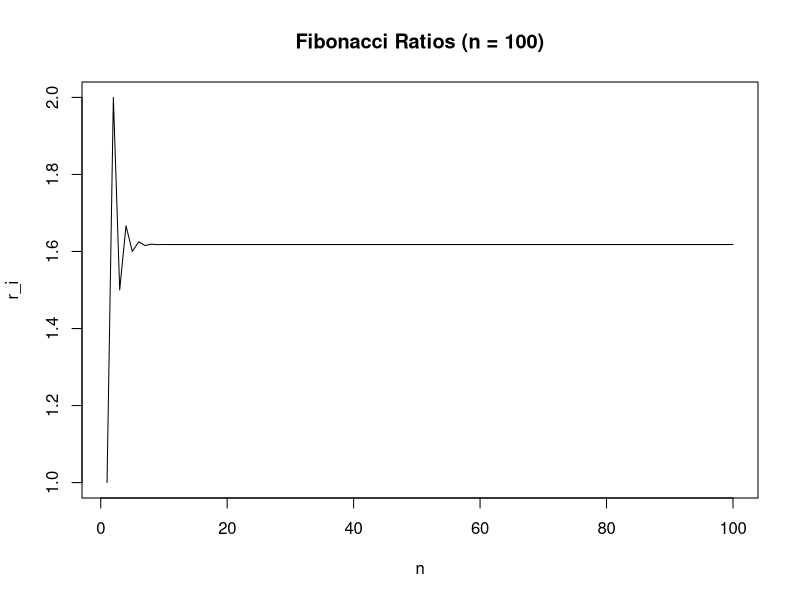
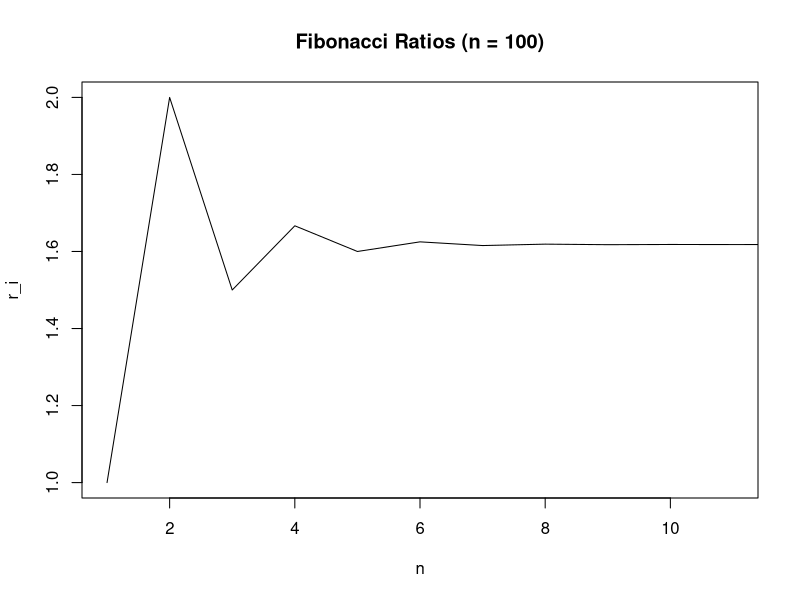

Write R code to recreate these figures, in order.
## ---- chunk 1
knitr::opts_chunk$set(echo = TRUE)
## ---- chunk 2
for_impl_fib_ratio <- function(n) {
  if (!is.integer(n) || n < 2) {
    stop("n must be a positive integer greater than or equal to 2")
  }
  
  fib <- numeric(n + 1)
  fib[1:2] <- 1
  
  for (i in 3:(n + 1)) {
    fib[i] <- fib[i - 1] + fib[i - 2]
  }
  
  r <- numeric(n)
  for (i in 1:n) {
    r[i] <- fib[i + 1] / fib[i]
  }
  
  return(r)
}

print(for_impl_fib_ratio(4L))
## ---- chunk 3
while_impl_fib_ratio <- function(n) {
  if (!is.integer(n) || n < 2) {
    stop("n must be a positive integer greater than or equal to 2")
  }
  
  fib <- numeric(n + 1)
  fib[1:2] <- 1
  
  if (n == 2) {
    return(fib[2] / fib[1]) 
  }
  
  i <- 3
  while(i <= (n + 1)) {
    fib[i] <- fib[i - 1] + fib[i - 2]
    i <- i + 1
  }
  
  r <- numeric(n)
  
  i <- 1
  while(i <= n) {
    r[i] <- fib[i + 1] / fib[i]
    i <- i + 1
  }
  
  return(r)
}

print(for_impl_fib_ratio(4L))
## ---- chunk 4
library(microbenchmark)

benchmark_200 <- microbenchmark(
  for_loop = for_impl_fib_ratio(200L),
  while_loop = while_impl_fib_ratio(200L),
  times = 1000L
)

benchmark_2000 <- microbenchmark(
  for_loop = for_impl_fib_ratio(2000L),
  while_loop = while_impl_fib_ratio(2000L),
  times = 1000L
)

print(benchmark_200)

print(benchmark_2000)
## ---- chunk 5
# Call the function for n = 100
seq <- for_impl_fib_ratio(100L)

# Plot the sequence
plot(seq, type = "l", xlab = "n", ylab = "r_i", main = "Fibonacci Ratios (n = 100)")

## ---- chunk 6
plot(seq, type = "l", xlab = "n", ylab = "r_i", main = "Fibonacci Ratios (n = 100)", xlim = c(1, 11))

## ---- chunk 7
recursion_golden_ratio <- function(n = 1000L) {
  if (!is.integer(n) || n < 0) {
    stop("n must be a non-negative integer")
  }
  
  memo_env <- new.env(parent = emptyenv())
  
  compute_golden_ratio <- function(n, memo) {
    if (n == 0) {
      return((sqrt(5) + 1) / 2) 
    } else if (n == 1) {
      return((sqrt(5) + 3) / 2) 
    }
    
    if (!is.null(memo[[as.character(n)]])) {
      return(memo[[as.character(n)]])
    }
    
    res <- compute_golden_ratio(n - 1L, memo) + compute_golden_ratio(n - 2L, memo)
    memo[[as.character(n)]] <- res
    
    return(res)
  }
  
  compute_golden_ratio(n, memo_env)
}

recursion_golden_ratio(100L)



## ---- chunk 8
power_golden_ratio <- function(n) {
  if (!is.integer(n) || n < 0) {
    stop("n must be a non-negative integer")
  }
  
  phi <- (sqrt(5) + 1) / 2
  return(phi ^ (n + 1L))
}

power_golden_ratio(100L)
## ---- chunk 9
recursion_vals <- sapply(as.integer(c(12, 60, 120, 300)), recursion_golden_ratio)
power_vals <- sapply(as.integer(c(12, 60, 120, 300)), power_golden_ratio)

comparison_eq <- recursion_vals == power_vals

comparison_all_equal <- sapply(seq_along(recursion_vals), function(i) {
  all.equal(recursion_vals[i], power_vals[i])
})

cat("Comparison with == operator:\n", comparison_eq, "\n")
cat("Comparison with all.equal function:\n", comparison_all_equal, "\n")
## ---- chunk 10
roll_die <- function() {
  sample(1:6, 1)
}

play_game_of_craps <- function() {
  roll <- roll_die()
  
  if (roll == 6) {
    return("You got 6 ---> You win!")
  } else if (roll == 1) {
    return("You got 1 ---> You lose!")
  } else {
    point_num <- roll
    cat("You got point number ", point_num, 
        ". You have three tries to roll it one more time \n")
    for (i in 1:3) {
      cat("This is try ",i, " ")
      roll <- roll_die()
      
      cat("You got ", roll, "\n")
      
      if (roll == point_num) {
        return(paste("You got the point number of this round", 
                     point_num, "on the try", i, "---> You win!", sep = " "))
      }
    }
        return(paste("You didn't get the point number of this round", 
                     point_num, "---> You lose!", sep = " "))
  }
}
## ---- chunk 11
game_res <- play_game_of_craps()
print(game_res)
